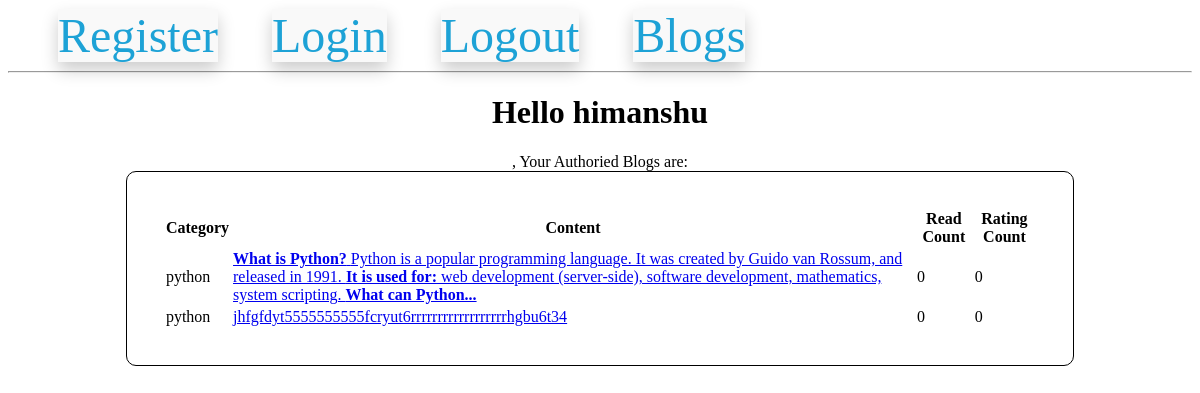
The page /viewBlog (signed in) on the database as committed earlier.
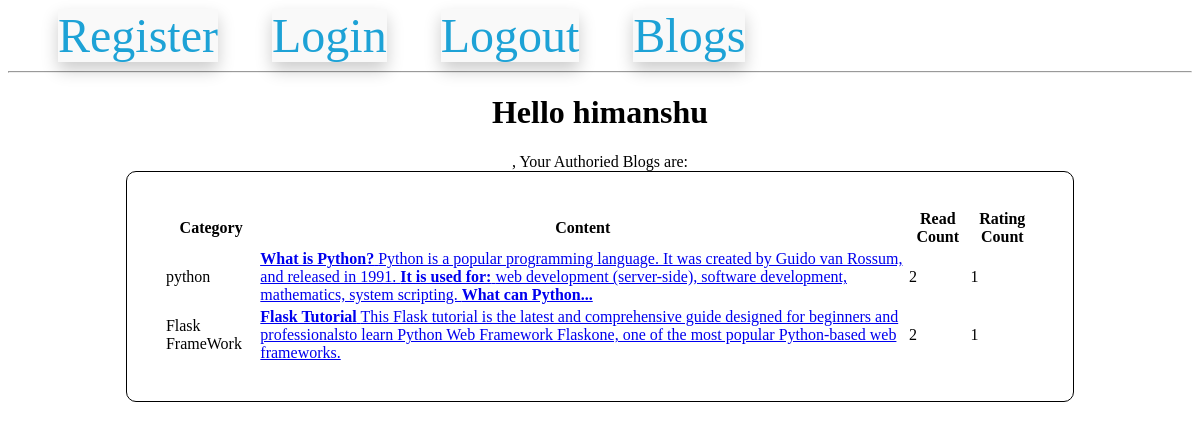
The same page on the database as committed later.
### models.py (models this page shows)
class BlogModel(db.Model):
    id = db.Column(db.Integer, primary_key=True)
    category_id = db.Column(
        db.Integer, db.ForeignKey("category_master.category_id"), nullable=False
    )
    blog_user_id = db.Column(db.Integer, db.ForeignKey("users.id"), nullable=False)
    blog_text = db.Column(db.Text, nullable=False)
    blog_creation_date = db.Column(db.DateTime)
    blog_read_count = db.Column(db.Integer, default=0)
    blog_rating_count = db.Column(db.Integer, default=0)

class CategoryMaster(db.Model):
    category_id = db.Column(db.Integer, primary_key=True)
    category_name = db.Column(db.String, nullable=False)
    blogmodel = db.relationship(
        "BlogModel", backref="categorymaster", lazy="select"
    )

### routes.py (the view)
@app.route("/viewBlog")
@login_required
def view_blogs():
    get_all_categories()
    all_self_blogs = BlogModel.query.filter(
        BlogModel.blog_user_id == current_user.id
    ).all()
    return render_template(
        "view_blog.html",
        all_self_blogs=all_self_blogs,
        all_categories=global_all_category_name,  # Pass the category names as 'all_categories'
    )

### models.py (called while the page is built)
@login.user_loader
def load_user(id):
    return UserModel.query.get(int(id))

### routes.py (called while the page is built)
def get_all_categories():
    global global_all_category_no, global_all_category_name
    all_category_info = db.session.query(
        CategoryMaster.category_id, CategoryMaster.category_name
    )
    all_category_info = list(all_category_info)
    global_all_category_no, global_all_category_name = zip(*all_category_info)

### templates/view_blog.html
{% extends 'base.html' %}
{% block content %}
<center>
  <h1> Hello {{ current_user.username }} </h1>, Your Authoried Blogs are:
  <table
    style="
      border: 1px solid black;
      border-radius: 10px;
      padding: 3%;
      width: 80%;">
      <thead>
        <th>Category</th>
        <th>Content</th>
        <th>Read Count</th>
        <th>Rating Count</th>
      </thead>
      <tbody>
        {% for a_blog in all_self_blogs %}
        <tr>
          <td>
            {{ all_categories[a_blog.category_id-1]}}
          </td>
          <td>
            <a href="/self_blog_detail/{{ a_blog.id }}/{{ all_categories[a_blog.category_id-1]}}">{{ a_blog.blog_text|safe|truncate(275)}}</a>
          </td>
          <td>
            {{ a_blog.blog_read_count }}
          </td>
          <td>
            {{ a_blog.blog_rating_count }}
          </td>
        </tr>
        {% endfor %}
      </tbody>
  </table>
</center>
{% endblock %}

Rows that differ between the two databases and show on the page:
removed BlogModel: {{ all_categories[a_blog.category_id-1] }} "python", blog_text "jhfgfdyt5555555555fcryut6rrrrrrrrrrrrrrrrrrhgbu6t34", blog_read_count "0", blog_rating_count "0"
changed BlogModel (number 1 of 2 on the later page): blog_read_count "0" → "2"; blog_rating_count "0" → "1"
added BlogModel: blog_text "Flask Tutorial This Flask tutorial is the latest and comprehensive guide designed for beginners and professionalsto learn Python Web Framework Flaskone, one of the most popular Python-based web frameworks.", blog_read_count "2", blog_rating_count "1"
now on this page (row unchanged): CategoryMaster: category_name "Flask FrameWork"
